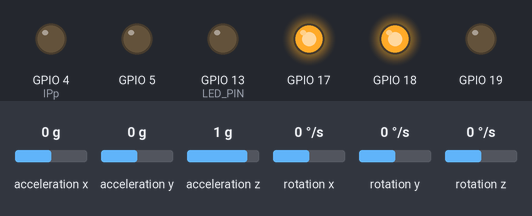
The sketch below on a simulated ESP32. On the bench: output pins drawn as LEDs (lit = HIGH). Inputs (shaded band) come from the test bench; at power-on: acceleration x 0 g, acceleration y 0 g, acceleration z 1 g, rotation x 0 °/s, rotation y 0 °/s, rotation z 0 °/s. WiFi joins after 1.5 s; servers stay silent unless stated; the sensor or clock chip raises its interrupt line as the real part does; no MQTT or app messages arrive unless stated; what the sketch prints to the serial monitor is not drawn.

Above: at 3.2 s.
3.3 s: acceleration x set to 0.2 g
At 4.1 s:
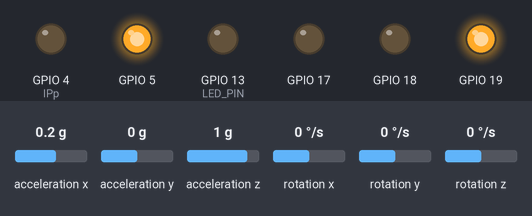
4.8 s: acceleration x set to -1.4 g
At 5.4 s:
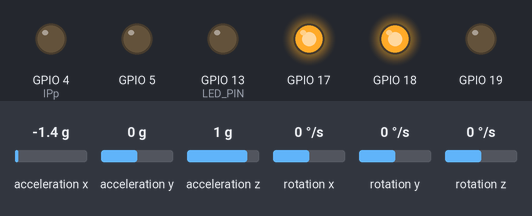
6.3 s: acceleration x set to 0.8 g
At 7.2 s:
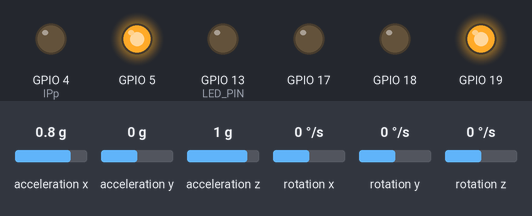
Timing chart, 0 to 9.3 s (numbered marks = the images above; inputs shaded):
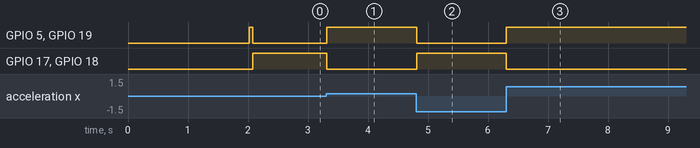

The sketch:

robot.ino
```cpp
#include "I2Cdev.h"
#include "MPU6050_6Axis_MotionApps20.h"
#if I2CDEV_IMPLEMENTATION == I2CDEV_ARDUINO_WIRE
#include "Wire.h"
#endif
#include <PID_v1.h>
#include <Wire.h>
MPU6050 mpu;
#define OUTPUT_READABLE_YAWPITCHROLL //아두이노에서 사용시 주석해제
#define LED_PIN 13 // (Arduino is 13, Teensy is 11, Teensy++ is 6)
#define IPp 4
#include <WiFi.h>
#include <SocketIOclient.h>
#include <PubSubClient.h>
#include <String.h>
#define PORT 3000
bool blinkState = false;
bool dmpReady = false;  // set true if DMP init was successful
uint8_t mpuIntStatus;   // holds actual interrupt status byte from MPU
uint8_t devStatus;      // return status after each device operation (0 = success, !0 = error)
uint16_t packetSize;    // expected DMP packet size (default is 42 bytes)
uint16_t fifoCount;     // count of all bytes currently in FIFO
uint8_t fifoBuffer[64]; // FIFO storage buffer
Quaternion q;           // [w, x, y, z]         quaternion container
VectorInt16 aa;         // [x, y, z]            accel sensor measurements
VectorInt16 aaReal;     // [x, y, z]            gravity-free accel sensor measurements
VectorInt16 aaWorld;    // [x, y, z]            world-frame accel sensor measurements
VectorFloat gravity;    // [x, y, z]            gravity vector
float euler[3];         // [psi, theta, phi]    Euler angle container
float ypr[3];           // [yaw, pitch, roll]   yaw/pitch/roll container and gravity vector
double setpoint = 182;
SocketIOclient socketIO;
WiFiClient espClient;
PubSubClient client(espClient);

const char* ssid = "jwipp"; // RATS_2.4G";
const char* password = "01027628569"; //"rats8005";
const char* serverAddr = "192.168.158.8";//"192.168.1.47";
const char* clientName = "Robot";

double Kp = 400, Ki = 0.8, Kd = 10, Gyro = 0;
String StringKp = "0", StringKi = "0", StringKd = "0";
char message[100];

double input, output;
PID pid(&input, &output, &setpoint, Kp, Ki, Kd, DIRECT);
uint8_t teapotPacket[14] = { '$', 0x02, 0,0, 0,0, 0,0, 0,0, 0x00, 0x00, '\r', '\n' };
volatile bool mpuInterrupt = false;     // indicates whether MPU interrupt pin has gone high
void dmpDataReady() {
    mpuInterrupt = true;
}

void setup() {
    Serial.begin(115200);
    client.setServer(serverAddr, 1883);
    client.setCallback(callback);

    // server address, port,  URL
    socketIO.begin(serverAddr, PORT, "/socket.io/?EIO=4");

    // event handler
    socketIO.onEvent(socketIOEvent);

    #if I2CDEV_IMPLEMENTATION == I2CDEV_ARDUINO_WIRE
        Wire.begin();
    #elif I2CDEV_IMPLEMENTATION == I2CDEV_BUILTIN_FASTWIRE
        Fastwire::setup(400, true);
    #endif
    while (!Serial); // wait for Leonardo enumeration, others continue immediately
    Serial.println(F("Initializing I2C devices..."));
    mpu.initialize();
    Serial.println(F("Testing device connections..."));
    Serial.println(mpu.testConnection() ? F("MPU6050 connection successful") : F("MPU6050 connection failed"));
    Serial.println(F("\nSend any character to begin DMP programming and demo: "));
    Serial.println(F("Initializing DMP..."));
    devStatus = mpu.dmpInitialize();
    mpu.setXGyroOffset(220);
    mpu.setYGyroOffset(76);
    mpu.setZGyroOffset(-85);
    mpu.setZAccelOffset(1788); // 1688 factory default for my test chip
        Wire.setClock(400000L);
        pid.SetMode(AUTOMATIC);
        pid.SetSampleTime(10);
        pid.SetOutputLimits(-255, 255);
    if (devStatus == 0) {
        Serial.println(F("Enabling DMP..."));
        mpu.setDMPEnabled(true);
        Serial.println(F("Enabling interrupt detection (Arduino external interrupt 0)..."));
        attachInterrupt(IPp, dmpDataReady, RISING);
        mpuIntStatus = mpu.getIntStatus();
        Serial.println(F("DMP ready! Waiting for first interrupt..."));
        dmpReady = true;
        packetSize = mpu.dmpGetFIFOPacketSize();

    }
    else {
        Serial.print(F("DMP Initialization failed (code "));
        Serial.print(devStatus);
        Serial.println(F(")"));
    }
    pinMode(LED_PIN, OUTPUT);
    pinMode(19, OUTPUT);
    pinMode(18, OUTPUT);
    pinMode(5, OUTPUT);
    pinMode(17, OUTPUT);
    pinMode(4, OUTPUT);

    analogWrite(19, LOW);
    analogWrite(18, LOW);
    analogWrite(5, LOW);
    analogWrite(17, LOW);

    setupWiFi(ssid, password);
}
unsigned long messageTimestamp = 0;

void loop() {

    if (!dmpReady) return;

    input = ypr[1] * 180 / M_PI + 180;
    Gyro = input;
    fifoCount -= packetSize;
    pid.Compute();
    if (output > 0){
        Forward();
    }
    if (output < 0) {
        Reverse();
    }
      uint64_t now = millis();
    socketIO.loop();
    if (!client.connected()) {
        reconnect();
    }
    client.loop();
    sprintf(message, "[\"startmsg\", {\"Kp\" : %lf, \"Ki\" : %lf, \"Kd\" : %lf, \"Gyro\": %lf}]",Kp, Ki, Kd,Gyro);
    if(now - messageTimestamp > 1500) {
        messageTimestamp = now;
        // Send event
        socketIO.sendEVENT(message);
    }


    mpuInterrupt = false;
    mpuIntStatus = mpu.getIntStatus();
    fifoCount = mpu.getFIFOCount();

    if ((mpuIntStatus & 0x10) || fifoCount == 1024) {
         mpu.resetFIFO();
    }
    else if (mpuIntStatus & 0x02) {
        while (fifoCount < packetSize) fifoCount = mpu.getFIFOCount();
        mpu.getFIFOBytes(fifoBuffer, packetSize);
        mpu.dmpGetQuaternion(&q, fifoBuffer);
        mpu.dmpGetGravity(&gravity, &q);
        mpu.dmpGetYawPitchRoll(ypr, &q, &gravity);
        input = ypr[1] * 180 / M_PI + 180;
        fifoCount -= packetSize;
    }

}
void setupWiFi(const char* ssid, const char* password){
    Serial.println("Connecting to ");
    WiFi.begin(ssid, password);
    //WiFi.disconnect();
    while(WiFi.status()!= WL_CONNECTED) {
        delay(500);
        Serial.print(".");
    }
    Serial.println("WiFi Connected");
}

void socketIOEvent(socketIOmessageType_t type, uint8_t * payload, size_t length) {
    switch(type) {
        case sIOtype_DISCONNECT:
            Serial.printf("[IOc] Disconnected!\n");
            break;
        case sIOtype_CONNECT:
            Serial.printf("[IOc] Connected to url: %s\n", payload);

            // join default namespace (no auto join in Socket.IO V3)
            socketIO.send(sIOtype_CONNECT, "/");
            break;
        case sIOtype_ACK:
            Serial.printf("[IOc] get ack: %u\n", length);
            break;
        case sIOtype_ERROR:
            Serial.printf("[IOc] get error: %u\n", length);
            break;
        case sIOtype_BINARY_EVENT:
            Serial.printf("[IOc] get binary: %u\n", length);
            break;
        case sIOtype_BINARY_ACK:
            Serial.printf("[IOc] get binary ack: %u\n", length);
            break;
    }
}

void reconnect()
{
    while (!client.connected())
    {
        if (client.connect(clientName))
        {

            client.subscribe("test");
        }
        else
        {
            delay(5000);
        }
    }
}

void callback(char *topic, byte* payload, unsigned int length)
{
    if ((char)payload[1] == 'p')
    {
        StringKp.clear();
        for (int i = 5; i < length; i++)
        {
            StringKp += (char)payload[i];
        }
        Kp = StringKp.toInt();
    }
    else if ((char)payload[1] == 'i')
    {
        StringKi.clear();
        for (int i = 5; i < length; i++)
        {
            StringKi += (char)payload[i];
        }
        Ki = StringKi.toInt();
    }
    else if ((char)payload[1] == 'd')
    {
        StringKd.clear();
        for (int i = 5; i < length; i++)
        {
            StringKd += (char)payload[i];
        }
        Kd = StringKd.toInt();
    }
}


void Forward()
{
  analogWrite(17, output);
  analogWrite(5, 0);
  analogWrite(18, output);
  analogWrite(19, 0);
}

void Reverse()
{
  analogWrite(17, 0);
  analogWrite(5, output * -1);
  analogWrite(18, 0);
  analogWrite(19, output * -1);
}
 
```

Measured:
- the behaviour switches between 0 and 0.1 g on acceleration x (found by bisection; images 0 and 1)
- after the input at 3.3 s, GPIO 5, GPIO 19: LOW → HIGH at once; GPIO 17, GPIO 18: HIGH → LOW at once
- after the input at 4.8 s, GPIO 5, GPIO 19: HIGH → LOW at once; GPIO 17, GPIO 18: LOW → HIGH at once
- after the input at 6.3 s, GPIO 5, GPIO 19: LOW → HIGH at once; GPIO 17, GPIO 18: HIGH → LOW at once
